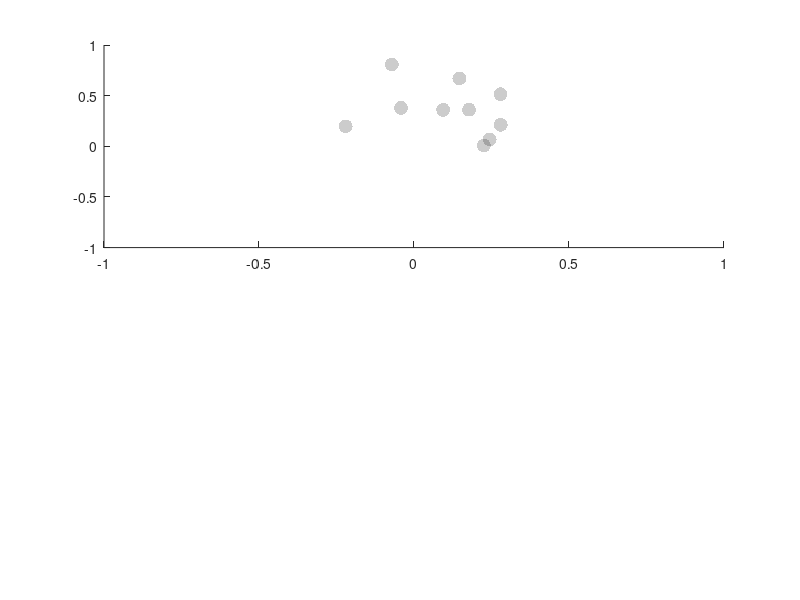

Recreate this plot in MATLAB. (Note: this script raises an error after producing the figure.)
clc
clear
close all

load distortion_observed.mat
load click_positions.mat

hBarLength_FG = abs(frontDotX_FG - backDotX_FG);
hBarLength_FE = abs(frontDotX_FE - backDotX_FE);

leftHand_FG = abs(centerDotX_FG - backDotX_FG);
leftHand_FE = abs(centerDotX_FE - backDotX_FE);

rightHand_FG = abs(frontDotX_FG - centerDotX_FG);
rightHand_FE = abs(frontDotX_FE - centerDotX_FE);

distortion_expected_FG = (leftHand_FG-rightHand_FG) ./ hBarLength_FG;
distortion_expected_FE = (leftHand_FE-rightHand_FE) ./ hBarLength_FE;

nsubjects = numel(distortion_expected_FG);

figure('units','inches','outerposition',[1 1 3.5 8])

%% click location order check
ind_FG = (frontDotX_FG > centerDotX_FG) > backDotX_FG;
ind_FE = (frontDotX_FE > centerDotX_FE) > backDotX_FE;
% distortion_expected_FG(~ind_FG) = [];
% distortion_observed_FG(~ind_FG) = [];
% distortion_expected_FE(~ind_FE) = [];
% distortion_observed_FE(~ind_FE) = [];

%% click location separation check
[~,sig1_FG] = signrank(frontDotX_FG, centerDotX_FG);
[~,sig2_FG] = signrank(frontDotX_FG, centerDotX_FG);
% ind_FE = (frontDotX_FE > centerDotX_FE) > backDotX_FE;
% distortion_expected_FG(~ind_FG) = [];
% distortion_observed_FG(~ind_FG) = [];
% distortion_expected_FE(~ind_FE) = [];
% distortion_observed_FE(~ind_FE) = [];

%% plot difference (FG)
subplot(2,1,1)

szMarker = 100;
alphaMarker = .2;
c = 'k';
ticks = -1:.25:1;

hold on
scatter(distortion_expected_FG, distortion_observed_FG, ...
    szMarker, c, 'fill', ...
    'markerfacealpha',alphaMarker)

axis([-1 1 -1 1])
addUnityLine

xticks(ticks)
xlabel 'Inferred distortion'
xline(0)

yticks(ticks)
ylabel 'Observed distortion'
yline(0)

text(.05, .9, ['N = ',num2str(numel(distortion_expected_FG))])

title 'FG'
legend off
cleanplot

fprintf([ ...
    '\n <FG distortion>' ...
    '\n median observed: %4.2f' ...
    '\n median inferred: %4.2f\n'], ...
    median(distortion_observed_FG), ...
    median(distortion_expected_FG))

cleanplot

%% plot scatter (FE)
subplot(2,1,2)

scatter(distortion_expected_FE, distortion_observed_FE, ...
    szMarker, c, 'fill', ...
    'markerfacealpha',alphaMarker)

axis([-1 1 -1 1])
addUnityLine

xticks(ticks)
xlabel 'Inferred distortion'
xline(0)

yticks(ticks)
ylabel 'Observed distortion'
yline(0)

text(.05, .9, ['N = ',num2str(numel(distortion_expected_FE))])

title 'FE'
legend off
cleanplot

fprintf([ ...
    '\n <FE distortion>' ...
    '\n median observed: %4.2f' ...
    '\n median inferred: %4.2f\n'], ...
    median(distortion_observed_FE), ...
    median(distortion_expected_FE))

cleanplot


%% plot observed-inferred distortion

figure('units','inches','outerposition',[0 0 4 4])

FG_diff = distortion_observed_FG - distortion_expected_FG;
FE_diff = distortion_observed_FE - distortion_expected_FE;
data_mat = [FG_diff, FE_diff];

xs = scatterbar_median(data_mat);
errorbar(1:2, median(data_mat), MAD(data_mat), ...
    'o','color','k','linewidth',2,'marker','none')

plot(xs', data_mat', 'color', .5 * ones(1,3))

xticks(1:2)
xticklabels({'FG', 'FE'})

ylabel({'Distortion'; '(observed - inferred)'})
yline(0,'-')
% ylim([-.2 1])

text(2.3, -1.4, ['N = ',num2str(nsubjects)])
pbaspect([1,2,1])

cleanplot

%%
[delta, ~, p, W, z, r] = signrank_full(FG_diff, FE_diff);
fprintf([ ...
    '\n <Distortion difference>' ...
    '\n -----------------------' ...
    '\n median difference = %4.1f'...
    '\n W = %5.2f' ...
    '\n z = %5.2f' ...
    '\n p = %5.3f' ...
    '\n r = %4.2f \n'], ...
delta,W,z,p,r)
statbar(1,2, 1, p);

%% save figure
% set(gcf,'papersize',[8.3 11.7])
% saveas(gcf,'../results/fig05.pdf')
